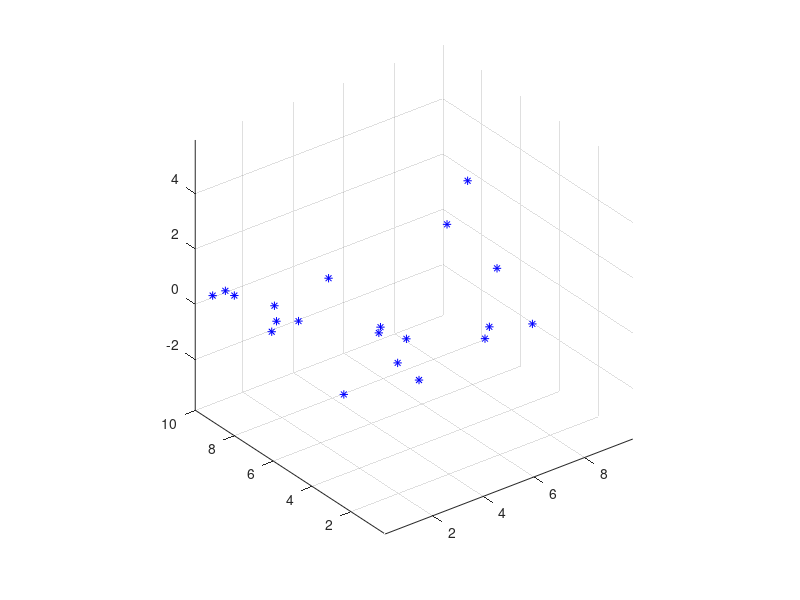

Reproduce this figure in MATLAB. (Note: this script raises an error after producing the figure.)
%% PARAMETER
N = 20; 
outlier_threshold = 0.5;


%% Generate Data
data(:,1) = rand(1,N)*10;
data(:,2) = rand(1,N)*10;
data(:,3) = rand(1,N)*2;

plot3(data(:,1),data(:,2),data(:,3),'b*');
grid on;
axis equal;
rotate3d on;
hold on;

%% PCA
[U_reduced, Normal_Vecotr, avg] = PCA(data);

% plot normal vector 
quiver3(0, 0, 0, U_reduced(1,1), U_reduced(2,1), U_reduced(3,1), 'b');
hold on;
quiver3(0, 0, 0, U_reduced(1,2), U_reduced(2,2), U_reduced(3,2), 'r');
hold on;
quiver3(0, 0, 0, Normal_Vecotr(1,1), Normal_Vecotr(2,1), Normal_Vecotr(3,1),'g');
hold on;

%% Find plane
% normal vector (a,b,c) pass through avg(x0, y0, z0);
% Ax+By+Cz+D = 0
[x, y]=meshgrid(0:0.1:10);
A = Normal_Vecotr(1,1);
B = Normal_Vecotr(2,1);
C = Normal_Vecotr(3,1);
D = -avg*Normal_Vecotr;

z = (-A*x-B*y-D)/C;
mesh(x,y,z);

%% Find distance between points and plane
% distance of (x1,y1,z1) and plane with [A,B,C,D]
% d = abs( A*x1 + B*y1 + C*z1 +D )
D = repmat(D,N,1);
d = abs(data*Normal_Vecotr+D);

% plot outliers
for i=1:N
    
    if d(i) > outlier_threshold
    
        plot3(data(i,1),data(i,2),data(i,3),'r*')
        
    end
end










